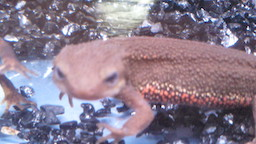
#> input picture Q_91_100/imori_1.jpg, 256 x 144 px
$ python 94.py
#> lines starting #> are read from the running program, lines starting #| are printed output that depends on the picture; after the words box and inside, x2 and y2 are one past the last pixel; in counts of white or black regions, pixels touching at a corner belong together
### Q_91_100/save.py
import cv2

def result(img, name):
    cv2.imwrite(name+".jpg", img)
    cv2.imshow(name, img)
    cv2.waitKey(0)
    cv2.destroyAllWindows()

### Q_91_100/94.py

# coding: utf-8

# In[1]:


import cv2
import numpy as np
from save import result

a = np.array((50, 50, 150, 150), dtype=np.float32)
b = np.array((60, 60, 170, 160), dtype=np.float32)

def IoU(a, b):
    W_r1, H_r1 = a[2]-a[0], a[3]-a[1]
    W_r2, H_r2 = b[2]-b[0], b[3]-b[1]
    r1 = (W_r1) * (H_r1)
    r2 = (W_r2) * (H_r2)

    dw = ((W_r1 + W_r2) - (abs(b[0]-a[0]) + abs(b[2]-a[2]))) / 2
    if dw <= 0 :
        dw = 0
    dh = ((H_r1 + H_r2) - (abs(b[1]-a[1]) + abs(b[3]-a[3]))) / 2
    if dh <= 0 :
        dh = 0
    rol = dw * dh

    return rol / (r1 + r2 - rol)


# In[2]:


img = cv2.imread("imori_1.jpg").astype(np.float32)
H, W, C = img.shape
#> H = 144; W = 256; C = 3

# cropping
np.random.seed(1)
crop_size = 60
crop_num = 200


gt = np.array((47, 41, 129, 103), dtype=np.float32)

# label1:red, label0:blue, GT:green
img = cv2.rectangle(img, (gt[0], gt[1]), (gt[2],gt[3]), (0,255,0))
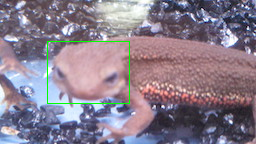
#> img: shape (144, 256, 3) float32; mean B, G, R 141.1, 125.6, 137.9
colors = [[255,0,0], [0,0,255]]
for i in range(crop_num):
    x1 = np.random.randint(W-60)
    y1 = np.random.randint(H-60)
    cropping = np.array((x1, y1, x1+crop_size, y1+crop_size), dtype=np.float32)
    label = 1 if IoU(cropping, gt) >= 0.5 else 0
    img = cv2.rectangle(img, (x1, y1), (x1+crop_size, y1+crop_size), colors[label])
#> this loop made 200 passes
#> pass 1, `img = cv2.rectangle(img, (x1, y1), (x1+crop_size, y1+crop_size), color..`:
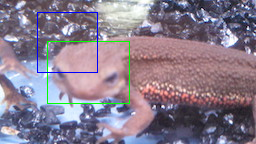
#> img: shape (144, 256, 3) float32; 0.65% of pixels changed, all inside (x1, y1, x2, y2) = (37, 12, 98, 73)
#> pass 2, `img = cv2.rectangle(img, (x1, y1), (x1+crop_size, y1+crop_size), color..`:
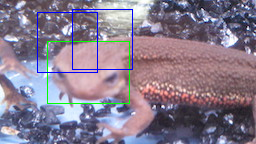
#> img: shape (144, 256, 3) float32; 0.65% of pixels changed, all inside (x1, y1, x2, y2) = (72, 9, 133, 70)
#> pass 3, `img = cv2.rectangle(img, (x1, y1), (x1+crop_size, y1+crop_size), color..`:
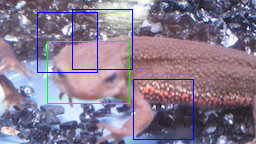
#> img: shape (144, 256, 3) float32; 0.65% of pixels changed, all inside (x1, y1, x2, y2) = (133, 79, 194, 140)
#> after the loop:
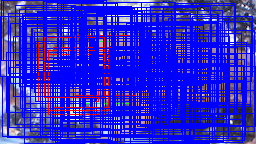
#> img: shape (144, 256, 3) float32; mean B, G, R 212.2, 38.5, 45.7

out = img.astype(np.uint8)


# In[3]:


result(out, "94")

$ run again, with Q_91_100/imori_2.jpg copied over Q_91_100/imori_1.jpg
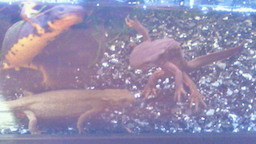
#> input picture Q_91_100/imori_2.jpg, 256 x 144 px
#> the loop `for i in range(crop_num):` made 200 passes
#> pass 1, `img = cv2.rectangle(img, (x1, y1), (x1+crop_size, y1+crop_size), color..`:
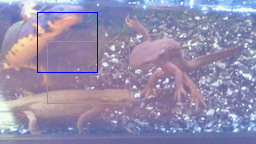
#> img: shape (144, 256, 3) float32; mean B, G, R 172.8, 142.6, 148.2
#> after the loop `for i in range(crop_num):`:
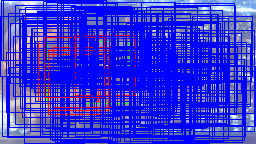
#> img: shape (144, 256, 3) float32; mean B, G, R 225.5, 48.2, 53.2

$ run again, with Q_91_100/100.jpg copied over Q_91_100/imori_1.jpg
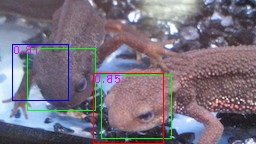
#> input picture Q_91_100/100.jpg, 256 x 144 px
#> the loop `for i in range(crop_num):` made 200 passes
#> pass 1, `img = cv2.rectangle(img, (x1, y1), (x1+crop_size, y1+crop_size), color..`:
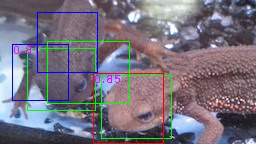
#> img: shape (144, 256, 3) float32; mean B, G, R 126.1, 113.1, 119.3
#> after the loop `for i in range(crop_num):`:
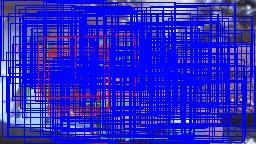
#> img: shape (144, 256, 3) float32; mean B, G, R 208.8, 36.8, 42.2

$ run again, with Q_91_100/91.jpg copied over Q_91_100/imori_1.jpg
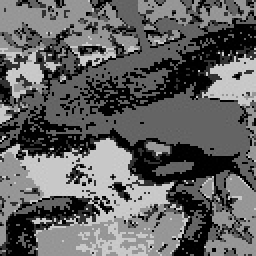
#> input picture Q_91_100/91.jpg, 128 x 128 px (shown 2 times larger)
#> the loop `for i in range(crop_num):` made 200 passes
#> pass 1, `img = cv2.rectangle(img, (x1, y1), (x1+crop_size, y1+crop_size), color..`:
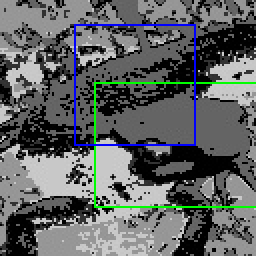
#> img: shape (128, 128, 3) float32 (shown 2 times larger); mean B, G, R 100, 99.7, 96.3
#> after the loop `for i in range(crop_num):`:
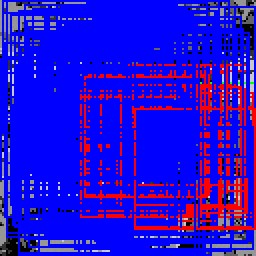
#> img: shape (128, 128, 3) float32 (shown 2 times larger); mean B, G, R 212.2, 11, 37.3
